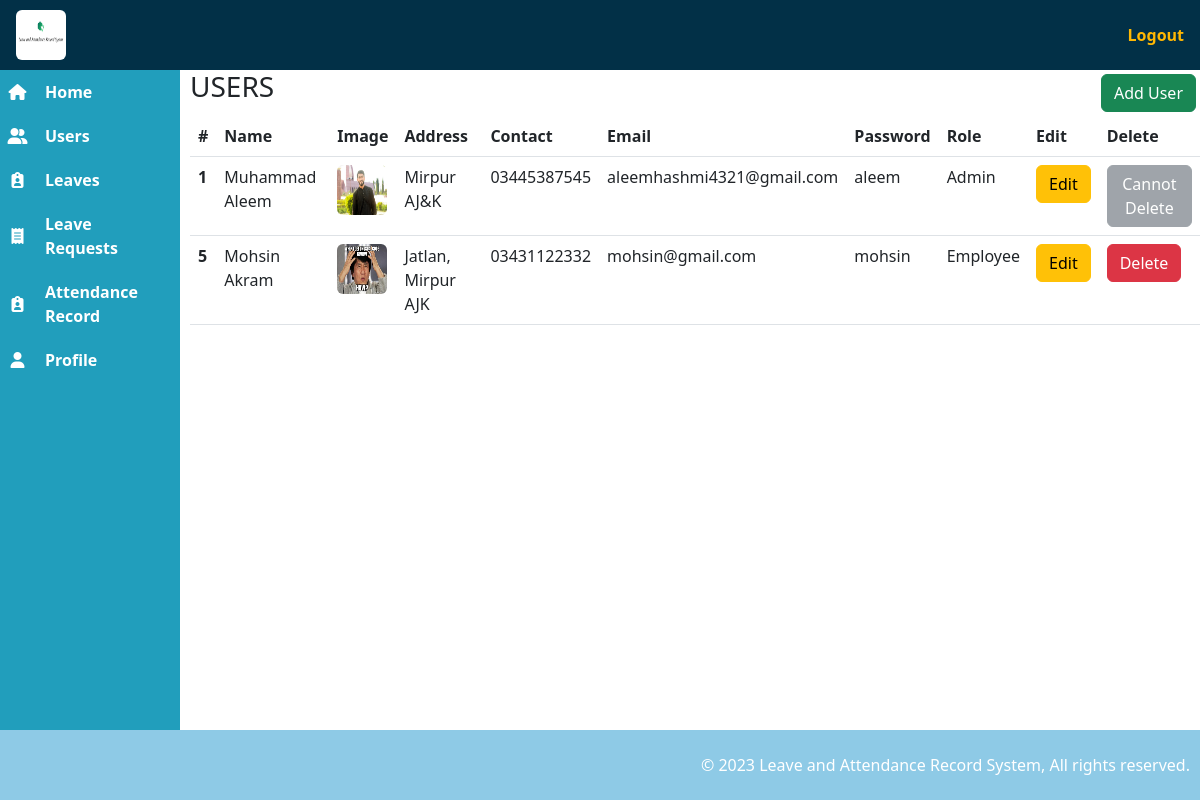
The page /admin/users.php (signed in) on the database its author committed.
### tables this page shows
CREATE TABLE `users` (
  `user_id` int(10) NOT NULL,
  `user_name` varchar(50) NOT NULL,
  `user_image` text NOT NULL,
  `user_address` text NOT NULL,
  `user_contact` varchar(12) NOT NULL,
  `user_email` varchar(50) NOT NULL,
  `user_password` varchar(50) NOT NULL,
  `user_role` varchar(50) NOT NULL
);

### admin/users.php (the view)
<?php
include '../includes/admin_head.php';
include '../includes/admin_navbar.php';
include '../includes/admin_sidebar.php';
?>
<main>
    <section>
        <div>
            <div class="d-flex justify-content-between">
                <h3 class="text-uppercase">Users</h3>
                <a href="add_user.php" class='btn btn-success m-1'>Add User</a>
            </div>
            <div>
                <table class="table">
                    <thead>
                        <tr>
                            <th scope="col">#</th>
                            <th scope="col">Name</th>
                            <th scope="col">Image</th>
                            <th scope="col">Address</th>
                            <th scope="col">Contact</th>
                            <th scope="col">Email</th>
                            <th scope="col">Password</th>
                            <th scope="col">Role</th>
                            <th scope="col">Edit</th>
                            <th scope="col">Delete</th>
                        </tr>
                    </thead>
                    <tbody>
                        <?php
                        $query = "SELECT * FROM users";
                        $query_conn = mysqli_query($connection, $query);
                        while ($result = mysqli_fetch_assoc($query_conn)) {
                            $user_id = $result['user_id'];
                            $user_name = $result['user_name'];
                            $user_image = $result['user_image'];
                            $user_address = $result['user_address'];
                            $user_contact = $result['user_contact'];
                            $user_email = $result['user_email'];
                            $user_password = $result['user_password'];
                            $user_role = $result['user_role'];
                            ?>
                            <tr>
                                <th scope="row">
                                    <?php echo $user_id; ?>
                                </th>
                                <td>
                                    <?php echo $user_name; ?>
                                </td>
                                <td><img class="rounded" src="../images/<?php echo $user_image; ?>" width="50" height="50">
                                </td>
                                <td>
                                    <?php echo $user_address; ?>
                                </td>
                                <td>
                                    <?php echo $user_contact; ?>
                                </td>
                                <td>
                                    <?php echo $user_email; ?>
                                </td>
                                <td>
                                    <?php echo $user_password; ?>
                                </td>
                                <td>
                                    <?php echo $user_role; ?>
                                </td>
                                <td>
                                    <a href="edit_user.php?edit=<?php echo $user_id; ?>" class="btn btn-warning">Edit</a>
                                </td>
                                <?php
                                if ($user_id == $_SESSION['user_id']) {
                                    ?>
                                    <td><a href="#" class="btn btn-secondary disabled">Cannot Delete</a></td>
                                    <?php
                                } else {
                                    ?>
                                    <td><a onClick="javascript: return confirm('Do you want to delete this user?');"
                                            href="../queries/delete_user_btn.php?delete=<?php echo $user_id; ?>"
                                            class="btn btn-danger">Delete</a></td>
                                <?php } ?>
                            </tr>
                            <?php
                        }
                        ?>
                    </tbody>
                </table>
            </div>
        </div>
    </section>
</main>
<?php
include '../includes/admin_footer.php';
?>

### includes/admin_head.php (shortened to what this page needs)
<!doctype html>
<html lang="en">
<head>
  <link href="https://cdn.jsdelivr.net/npm/bootstrap@5.2.1/dist/css/bootstrap.min.css" rel="stylesheet">
    <link rel="stylesheet" href="../css/admin_style.css?v=<?php echo time(); ?>">
</head>
<body>

### includes/admin_navbar.php
<header>
  <nav class="navbar fixed-top px-3">
    <div>
      <a href="index.php">
        <img src="../images/logo.png" class="rounded" width="50" height="50" alt="Logo" />
      </a>
    </div>
    <div>
      <ul class="nav-group fw-bold">
        <li><a href="../queries/logout.php" class="nav-items">Logout</a></li>
      </ul>
    </div>
  </nav>
</header>

### includes/admin_sidebar.php
<div class="sidebar">
    <div class="sidebar-items">
        <i class="fa-solid fa-house"></i>
        <a href="index.php">Home</a>
    </div>
    <div class="sidebar-items">
        <i class="fa-solid fa-user-group"></i>
        <a href="users.php">Users</a>
    </div>
    <div class="sidebar-items">
        <i class="fa-solid fa-clipboard-user"></i>
        <a href="leaves.php">Leaves</a>
    </div>
    <div class="sidebar-items">
        <i class="fa-solid fa-receipt"></i>
        <a href="leave_requests.php">Leave Requests</a>
    </div>
    <div class="sidebar-items">
        <i class="fa-solid fa-clipboard-user"></i>
        <a href="attendance_record.php">Attendance Record</a>
    </div>
    <div class="sidebar-items">
        <i class="fa-solid fa-user"></i>
        <a href="profile.php">Profile</a>
    </div>
</div>

### includes/admin_footer.php (shortened to what this page needs)
<footer class="fixed-bottom">
  <p>
    © 2023 Leave and Attendance Record System, All rights reserved.
  </p>
</footer>
</body>
</html>

### css/admin_style.css (style rules this page uses)
a { text-decoration: none; }
main { margin-top: 70px; margin-left: 190px; padding-bottom: 60px; }
nav { display: flex; justify-content: space-between; height: 70px; width: 100%; background-color: #023047; }
.nav-group { list-style: none; display: flex; gap: 30px; margin: 0; }
.nav-items { color: #ffb703; }
.sidebar { position: fixed; top: 0; bottom: 0; left: 0; width: 180px; background-color: #219ebc; color: #fff; padding: 10px; margin-top: 70px; }
.sidebar-items { display: flex; gap: 20px; margin-bottom: 20px; }
.sidebar-items i { width: 15px; display: flex; justify-content: center; align-items: center; }
.sidebar-items a { display: flex; justify-content: flex-start; align-items: center; color: #fff; text-decoration: none; font-weight: bold; width: 30px; }
footer { display: flex; justify-content: flex-end; align-items: center; height: 70px; width: 100%; background-color: #8ecae6; color: #fff; }
footer p { margin: 0; padding: 0 10px 0 0; }

### rows shown on the page
users: user_id "1", user_name "Muhammad Aleem", user_image (picture), user_address "Mirpur AJ&K", user_contact "03445387545", user_email "aleemhashmi4321@gmail.com", user_password "aleem", user_role "Admin", shows "Cannot Delete"
users: user_id "5", user_name "Mohsin Akram", user_image (picture), user_address "Jatlan, Mirpur AJK", user_contact "03431122332", user_email "mohsin@gmail.com", user_password "mohsin", user_role "Employee"
